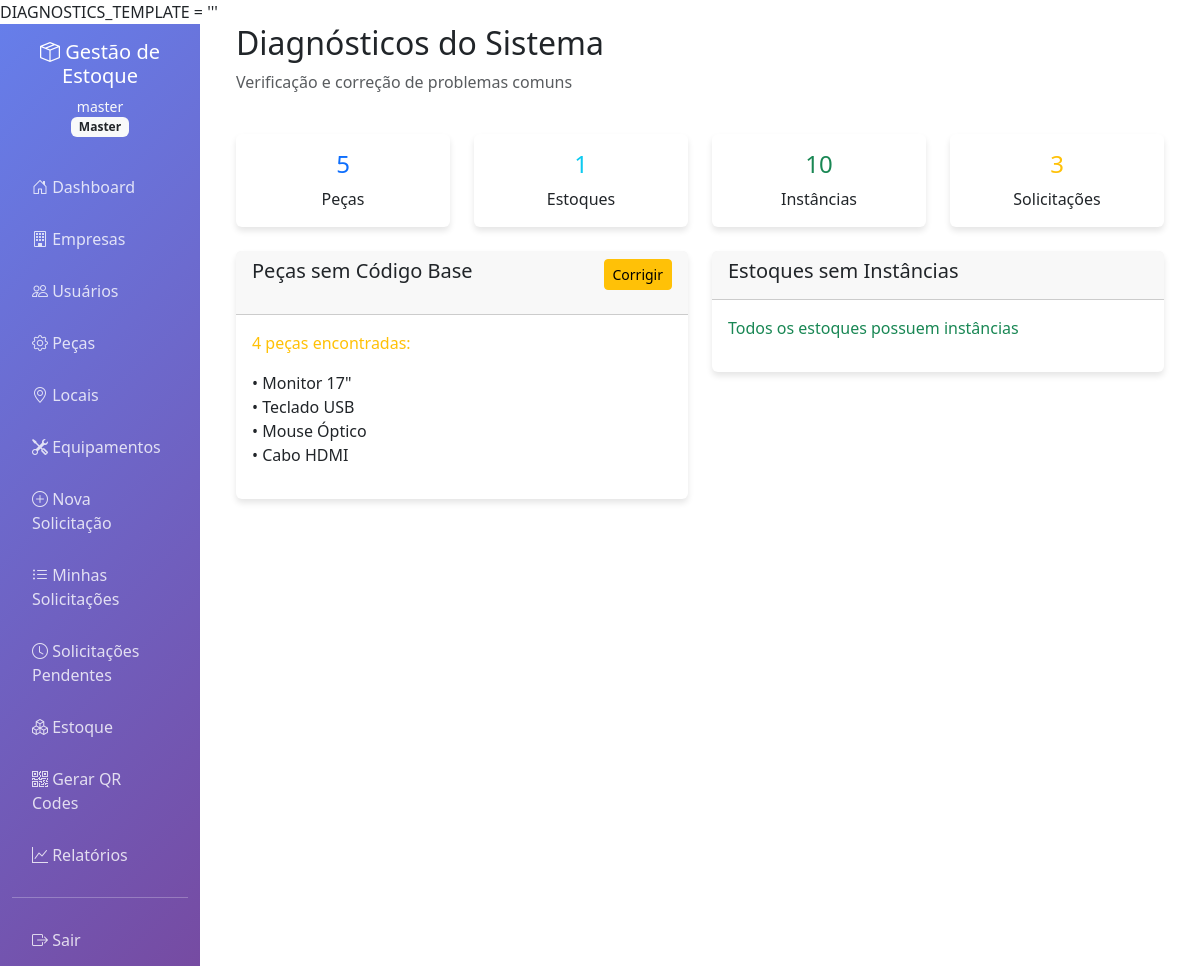
The app's page /admin/diagnostics (signed in) with its own data.
### app.py (models this page shows)
class User(UserMixin, db.Model):
    id = db.Column(db.Integer, primary_key=True)
    username = db.Column(db.String(80), unique=True, nullable=False)
    email = db.Column(db.String(120), unique=True, nullable=False)
    password_hash = db.Column(db.String(255), nullable=False)
    role = db.Column(db.String(20), nullable=False)  # master, admin, solicitante, receptor
    company_id = db.Column(db.Integer, db.ForeignKey('company.id'), nullable=True)
    is_active = db.Column(db.Boolean, default=True)
    created_at = db.Column(db.DateTime, default=datetime.utcnow)
    company = db.relationship('Company', backref='users')

class Part(db.Model):
    id = db.Column(db.Integer, primary_key=True)
    name = db.Column(db.String(100), nullable=False)
    description = db.Column(db.Text)
    part_number = db.Column(db.String(50))
    base_code = db.Column(db.String(20), unique=True)
    category = db.Column(db.String(50))
    unit_measure = db.Column(db.String(20))  # unidade, kg, metro, etc
    is_active = db.Column(db.Boolean, default=True)
    created_at = db.Column(db.DateTime, default=datetime.utcnow)

### app.py (the view, shortened to what this page needs)
@app.route('/admin/diagnostics')
@login_required
@role_required('master', 'admin')
def system_diagnostics():
    try:
        diagnostics = {}
        parts_without_base_code = Part.query.filter(
            db.or_(Part.base_code.is_(None), Part.base_code == '')
        ).all()
        stocks_without_instances = []
        for stock in Stock.query.all():
            instance_count = PartInstance.query.filter_by(
                part_id=stock.part_id,
                company_id=stock.company_id
            ).count()
            if stock.quantity > instance_count:
                stocks_without_instances.append({
                    'stock': stock,
                    'missing_instances': stock.quantity - instance_count
                })
        orphan_instances = PartInstance.query.filter(
            ~PartInstance.part_id.in_(db.session.query(Part.id))
        ).all()
        duplicate_codes = db.session.query(
            PartInstance.unique_code,
            func.count(PartInstance.id).label('count')
        ).group_by(PartInstance.unique_code).having(
            func.count(PartInstance.id) > 1
        ).all()
        problematic_requests = []
        pending_requests = Request.query.filter_by(status='pendente').all()
        diagnostics = {
            'parts_without_base_code': parts_without_base_code,
            'stocks_without_instances': stocks_without_instances,
            'orphan_instances': orphan_instances,
            'duplicate_codes': duplicate_codes,
            'problematic_requests': problematic_requests,
            'total_parts': Part.query.count(),
            'total_stocks': Stock.query.count(),
            'total_instances': PartInstance.query.count(),
            'total_requests': Request.query.count()
        }
        return render_template('diagnostics.html', diagnostics=diagnostics)
    except Exception as e:
        flash(f'Erro ao executar diagnósticos: {str(e)}', 'error')
        return redirect(url_for('dashboard'))

### app.py (called while the page is built)
@app.context_processor
def inject_now():
    return {'now': datetime.utcnow()}

def role_required(*roles):
    def decorator(f):
        @wraps(f)
        def decorated_function(*args, **kwargs):
            if not current_user.is_authenticated or current_user.role not in roles:
                flash('Acesso negado. Você não tem permissão para acessar esta página.', 'error')
                return redirect(url_for('dashboard'))
            return f(*args, **kwargs)
        return decorated_function
    return decorator

@login_manager.user_loader
def load_user(user_id):
    return User.query.get(int(user_id))

### templates/diagnostics.html (shortened to what this page needs)
{% extends "base.html" %}
{% block content %}
<div class="container-fluid">
    <div class="row mb-4">
        <div class="col-12">
            <h2> Diagnósticos do Sistema</h2>
            <p class="text-muted">Verificação e correção de problemas comuns</p>
        </div>
    </div>
    <div class="row mb-4">
        <div class="col-md-3">
            <div class="card text-center">
                <div class="card-body">
                    <h4 class="text-primary">{{ diagnostics.total_parts }}</h4>
                    <p class="mb-0">Peças</p>
                </div>
            </div>
        </div>
        <div class="col-md-3">
            <div class="card text-center">
                <div class="card-body">
                    <h4 class="text-info">{{ diagnostics.total_stocks }}</h4>
                    <p class="mb-0">Estoques</p>
                </div>
            </div>
        </div>
        <div class="col-md-3">
            <div class="card text-center">
                <div class="card-body">
                    <h4 class="text-success">{{ diagnostics.total_instances }}</h4>
                    <p class="mb-0">Instâncias</p>
                </div>
            </div>
        </div>
        <div class="col-md-3">
            <div class="card text-center">
                <div class="card-body">
                    <h4 class="text-warning">{{ diagnostics.total_requests }}</h4>
                    <p class="mb-0">Solicitações</p>
                </div>
            </div>
        </div>
    </div>
    <div class="row">
        <div class="col-md-6 mb-4">
            <div class="card">
                <div class="card-header d-flex justify-content-between">
                    <h5> Peças sem Código Base</h5>
                    {% if diagnostics.parts_without_base_code %}
                    <form method="POST" action="{{ url_for('fix_base_codes') }}" style="display: inline;">
                        <button type="submit" class="btn btn-warning btn-sm">
                             Corrigir
                        </button>
                    </form>
                    {% endif %}
                </div>
                <div class="card-body">
                    {% if diagnostics.parts_without_base_code %}
                        <p class="text-warning">{{ diagnostics.parts_without_base_code|length }} peças encontradas:</p>
                        <ul class="list-unstyled">
                            {% for part in diagnostics.parts_without_base_code[:10] %}
                            <li>• {{ part.name }}</li>
                            {% endfor %}
                        </ul>
                    {% else %}
                        <p class="text-success"><i class="fas fa-check"></i> Todas as peças possuem código base</p>
                    {% endif %}
                </div>
            </div>
        </div>
        <div class="col-md-6 mb-4">
            <div class="card">
                <div class="card-header d-flex justify-content-between">
                    <h5> Estoques sem Instâncias</h5>
                </div>
                <div class="card-body">
                    {% if diagnostics.stocks_without_instances %}
                        <p class="text-info">{{ diagnostics.stocks_without_instances|length }} estoques precisam de instâncias:</p>
                        <ul class="list-unstyled">
                            {% for item in diagnostics.stocks_without_instances[:10] %}
                            <li>• {{ item.stock.part.name }} ({{ item.stock.company.name }}): {{ item.missing_instances }} faltando</li>
                            {% endfor %}
                        </ul>
                    {% else %}
                        <p class="text-success"> Todos os estoques possuem instâncias</p>
                    {% endif %}
                </div>
            </div>
        </div>
    </div>
</div>
{% endblock %}

### templates/base.html (shortened to what this page needs)
<!DOCTYPE html>
<html lang="pt-BR">
<head>
    <link href="https://cdn.jsdelivr.net/npm/bootstrap@5.3.0/dist/css/bootstrap.min.css" rel="stylesheet">
    <link href="https://cdn.jsdelivr.net/npm/bootstrap-icons@1.10.0/font/bootstrap-icons.css" rel="stylesheet">
</head>
<body>
    <div class="container-fluid">
        <div class="row">
            {% if current_user.is_authenticated %}
            <nav class="col-md-3 col-lg-2 d-md-block sidebar collapse">
                <div class="position-sticky pt-3">
                    <div class="text-center mb-4">
                        <h5 class="text-white">
                            <i class="bi bi-box-seam"></i>
                            Gestão de Estoque
                        </h5>
                        <small class="text-light">{{ current_user.username }}</small>
                        <br>
                        <span class="badge bg-light text-dark">{{ current_user.role|title }}</span>
                    </div>
                    <ul class="nav flex-column">
                        <li class="nav-item">
                            <a class="nav-link" href="{{ url_for('dashboard') }}">
                                <i class="bi bi-house-door"></i> Dashboard
                            </a>
                        </li>
                        {% if current_user.role == 'master' %}
                        <li class="nav-item">
                            <a class="nav-link" href="{{ url_for('manage_companies') }}">
                                <i class="bi bi-building"></i> Empresas
                            </a>
                        </li>
                        <li class="nav-item">
                            <a class="nav-link" href="{{ url_for('manage_users') }}">
                                <i class="bi bi-people"></i> Usuários
                            </a>
                        </li>
                        <li class="nav-item">
                            <a class="nav-link" href="{{ url_for('manage_parts') }}">
                                <i class="bi bi-gear"></i> Peças
                            </a>
                        </li>
                        {% endif %}
                        {% if current_user.role in ['admin', 'master'] %}
                        <li class="nav-item">
                            <a class="nav-link" href="{{ url_for('manage_locations') }}">
                                <i class="bi bi-geo-alt"></i> Locais
                            </a>
                        </li>
                        <li class="nav-item">
                            <a class="nav-link" href="{{ url_for('manage_equipments') }}">
                                <i class="bi bi-tools"></i> Equipamentos
                            </a>
                        </li>
                        {% endif %}
                        {% if current_user.role in ['solicitante', 'admin', 'master'] %}
                        <li class="nav-item">
                            <a class="nav-link" href="{{ url_for('new_request') }}">
                                <i class="bi bi-plus-circle"></i> Nova Solicitação
                            </a>
                        </li>
                        <li class="nav-item">
                            <a class="nav-link" href="{{ url_for('my_requests') }}">
                                <i class="bi bi-list-ul"></i> Minhas Solicitações
                            </a>
                        </li>
                        {% endif %}
                        {% if current_user.role in ['receptor', 'admin', 'master'] %}
                        <li class="nav-item">
                            <a class="nav-link" href="{{ url_for('pending_requests') }}">
                                <i class="bi bi-clock"></i> Solicitações Pendentes
                            </a>
                        </li>
                        <li class="nav-item">
                            <a class="nav-link" href="{{ url_for('manage_stock') }}">
                                <i class="bi bi-boxes"></i> Estoque
                            </a>
                        </li>
                        <li class="nav-item">
                            <a class="nav-link" href="{{ url_for('generate_qr_codes') }}">
                                <i class="bi bi-qr-code"></i> Gerar QR Codes
                            </a>
                        </li>
                        {% endif %}
                        {% if current_user.role in ['admin', 'master', 'receptor'] %}
                        <li class="nav-item">
                            <a class="nav-link" href="{{ url_for('reports') }}">
                                <i class="bi bi-graph-up"></i> Relatórios
                            </a>
                        </li>
                        {% endif %}
                    </ul>
                    <hr class="text-white">
                    <ul class="nav flex-column">
                        <li class="nav-item">
                            <a class="nav-link" href="{{ url_for('logout') }}">
                                <i class="bi bi-box-arrow-right"></i> Sair
                            </a>
                        </li>
                    </ul>
                </div>
            </nav>
            {% endif %}
            <main class="col-md-9 ms-sm-auto col-lg-10 px-md-4">
                {% block content %}{% endblock %}
            </main>
        </div>
    </div>
</body>
</html>

### templates/base.html (style rules this page uses)
.sidebar { min-height: 100vh; background: linear-gradient(135deg, #667eea 0%, #764ba2 100%); }
.nav-link { color: rgba(255, 255, 255, 0.8) !important; padding: 12px 20px; margin: 2px 0; border-radius: 8px; transition: all 0.3s ease; }
.card { border: none; box-shadow: 0 4px 6px rgba(0, 0, 0, 0.1); transition: transform 0.2s ease; }

### records on screen
User: username "master", role "Master"
Part: name "Monitor 17\""
Part: name "Teclado USB"
Part: name "Mouse Óptico"
Part: name "Cabo HDMI"

### other values on screen
{{ diagnostics.total_parts }} "5"
{{ diagnostics.total_stocks }} "1"
{{ diagnostics.total_instances }} "10"
{{ diagnostics.total_requests }} "3"
{{ diagnostics.parts_without_base_code|length }} "4"
